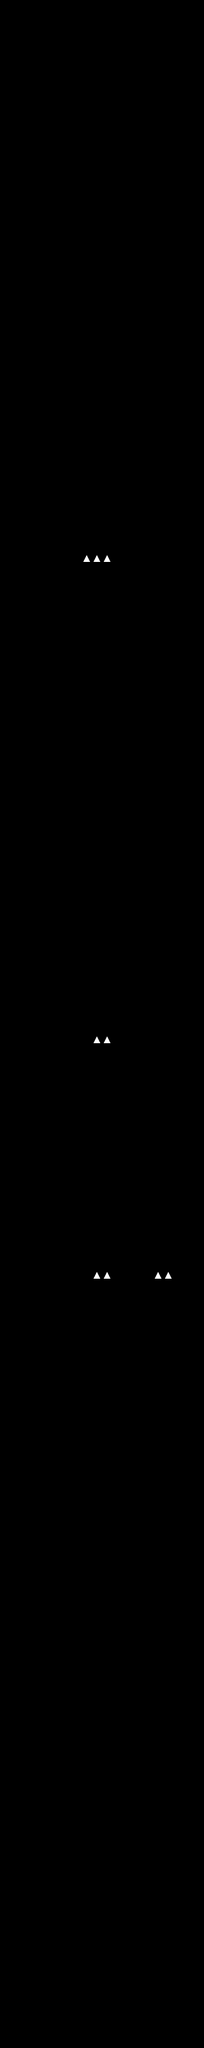

This game map was drawn from its Tiled (.tmx) file and the tilesets committed beside it. A one-line description and the trimmed map source follow:
An orthogonal 20x200 tile map with 16x16 px tiles, 2 tile layers (tileLayer, hazardLayer) and 369 objects (179x color, 76x coin, 16x plant2, 15x walker, 14x plant3, ...).

<map version="1.0" orientation="orthogonal" renderorder="right-down" width="20" height="200" tilewidth="16" tileheight="16" nextobjectid="433">
    <tileset firstgid="1" name="worlds" tilewidth="16" tileheight="16" spacing="4" margin="2" tilecount="9" columns="9">
        <image source="tiles.png" width="180" height="20" />
    </tileset>
    <layer name="tileLayer" width="20" height="200">
        <data>[4000 cells, 1364 non-empty, 8 distinct tile ids]</data>
    </layer>
    <objectgroup name="gameObjects">
        <object id="1" name="walker" x="16" y="176" width="16" height="32" />
        <object id="2" name="walker" x="64" y="176" width="16" height="32" />
        <object id="3" name="flyer" x="208" y="192" width="16" height="32" />
        <object id="4" name="coin" x="32" y="160" width="16" height="16" />
        <object id="5" name="coin" x="16" y="656" width="16" height="16" />
        <object id="6" name="coin" x="48" y="160" width="16" height="16" />
        <object id="7" name="spike" x="160" y="160" width="16" height="16" />
        <object id="8" name="player" x="32" y="3104" width="16" height="32" />
        <object id="9" name="walker" x="160" y="720" width="16" height="32" />
        <object id="10" name="walker" x="64" y="640" width="16" height="32" />
        <object id="14" name="flyer" x="160" y="960" width="16" height="32" />
        <object id="15" name="flyer" x="144" y="1568" width="16" height="32" />
        <object id="16" name="walker" x="288" y="1712" width="16" height="32" />
        <object id="17" name="walker" x="16" y="1712" width="16" height="32" />
        <object id="18" name="walker" x="64" y="2432" width="16" height="32" />
        <object id="19" name="walker" x="144" y="2432" width="16" height="32" />
        <object id="20" name="walker" x="176" y="2624" width="16" height="32" />
        <object id="21" name="walker" x="144" y="3120" width="16" height="32" />
        <object id="22" name="shooter" x="208" y="3120" width="16" height="32" />
        <object id="23" name="flyer" x="112" y="2960" width="16" height="32" />
        <object id="24" name="spike" x="96" y="2688" width="16" height="16" />
        <object id="25" name="spike" x="224" y="2496" width="16" height="16" />
        <object id="26" name="spike" x="96" y="2048" width="16" height="16" />
        <object id="27" name="spike" x="32" y="1600" width="16" height="16" />
        <object id="28" name="spike" x="272" y="1600" width="16" height="16" />
        <object id="29" name="spike" x="224" y="624" width="16" height="16" />
        <object id="30" name="spike" x="32" y="320" width="16" height="16" />
        <object id="31" name="exit" x="16" y="0" width="32" height="48" />
        <object id="32" name="staticshooter" x="16" y="256" width="16" height="32" />
        <object id="33" name="staticshooter" x="272" y="688" width="16" height="32" />
        <object id="34" name="staticshooter" x="272" y="896" width="16" height="32" />
        <object id="35" name="staticshooter" x="192" y="1264" width="16" height="32" />
        <object id="36" name="staticshooter" x="32" y="1536" width="16" height="32" />
        <object id="37" name="staticshooter" x="272" y="1536" width="16" height="32" />
        <object id="38" name="staticshooter" x="32" y="2384" width="16" height="32" />
        <object id="39" name="staticshooter" x="112" y="2336" width="16" height="32" />
        <object id="40" name="staticshooter" x="192" y="2624" width="16" height="32" />
        <object id="48" name="coin" x="288" y="1424" width="16" height="16" />
        <object id="49" name="coin" x="288" y="1408" width="16" height="16" />
        <object id="50" name="coin" x="16" y="1408" width="16" height="16" />
        <object id="51" name="coin" x="16" y="1424" width="16" height="16" />
        <object id="52" name="coin" x="288" y="1504" width="16" height="16" />
        <object id="53" name="coin" x="16" y="1504" width="16" height="16" />
        <object id="54" name="coin" x="288" y="1664" width="16" height="16" />
        <object id="55" name="coin" x="16" y="1664" width="16" height="16" />
        <object id="56" name="coin" x="32" y="1728" width="16" height="16" />
        <object id="57" name="coin" x="48" y="1728" width="16" height="16" />
        <object id="58" name="coin" x="64" y="1728" width="16" height="16" />
        <object id="59" name="coin" x="240" y="1728" width="16" height="16" />
        <object id="60" name="coin" x="256" y="1728" width="16" height="16" />
        <object id="61" name="coin" x="272" y="1728" width="16" height="16" />
        <object id="62" name="coin" x="256" y="2688" width="16" height="16" />
        <object id="63" name="coin" x="288" y="2704" width="16" height="16" />
        <object id="64" name="coin" x="288" y="2720" width="16" height="16" />
        <object id="65" name="coin" x="272" y="1056" width="16" height="16" />
        <object id="66" name="coin" x="288" y="992" width="16" height="16" />
        <object id="67" name="coin" x="272" y="1072" width="16" height="16" />
        <object id="68" name="coin" x="288" y="1056" width="16" height="16" />
        <object id="70" name="coin" x="16" y="400" width="16" height="16" />
        <object id="71" name="coin" x="16" y="416" width="16" height="16" />
        <object id="72" name="coin" x="80" y="1856" width="16" height="16" />
        <object id="73" name="coin" x="96" y="1856" width="16" height="16" />
        <object id="74" name="coin" x="144" y="1856" width="16" height="16" />
        <object id="75" name="coin" x="160" y="1856" width="16" height="16" />
        <object id="76" name="coin" x="144" y="1936" width="16" height="16" />
        <object id="77" name="coin" x="240" y="1936" width="16" height="16" />
        <object id="78" name="coin" x="256" y="1936" width="16" height="16" />
        <object id="79" name="coin" x="192" y="2240" width="16" height="16" />
        <object id="80" name="coin" x="144" y="2080" width="16" height="16" />
        <object id="81" name="coin" x="16" y="2560" width="16" height="16" />
        <object id="82" name="coin" x="16" y="2544" width="16" height="16" />
        <object id="83" name="coin" x="176" y="2976" width="16" height="16" />
        <object id="84" name="coin" x="192" y="2992" width="16" height="16" />
        <object id="85" name="coin" x="208" y="3008" width="16" height="16" />
        <object id="86" name="coin" x="224" y="3024" width="16" height="16" />
        <object id="87" name="coin" x="128" y="2864" width="16" height="16" />
        <object id="88" name="coin" x="144" y="2864" width="16" height="16" />
        <object id="89" name="coin" x="192" y="2864" width="16" height="16" />
        <object id="90" name="coin" x="208" y="2864" width="16" height="16" />
        <object id="91" name="coin" x="208" y="2752" width="16" height="16" />
        <object id="92" name="coin" x="224" y="2768" width="16" height="16" />
        <object id="93" name="coin" x="272" y="2704" width="16" height="16" />
        <object id="94" name="coin" x="272" y="2688" width="16" height="16" />
        <object id="95" name="coin" x="160" y="2752" width="16" height="16" />
        <object id="96" name="coin" x="144" y="2736" width="16" height="16" />
        <object id="97" name="coin" x="128" y="2752" width="16" height="16" />
        </objectgroup>
    <layer name="hazardLayer" width="20" height="200">
        <data>[4000 cells, 10 non-empty, 2 distinct tile ids]</data>
    </layer>
    <objectgroup name="colors">
        <!-- 228 objects omitted --></objectgroup>
    <objectgroup name="background">
        <!-- 14 objects omitted --></objectgroup>
</map>
<!-- 283 of 369 objects omitted -->
